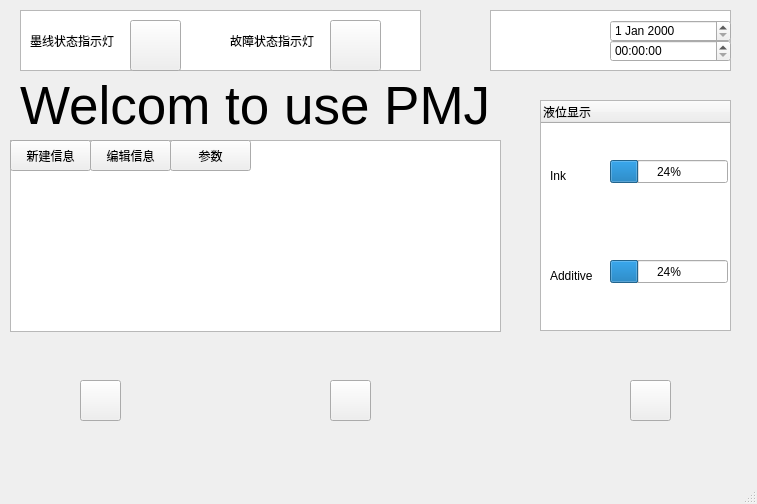
<?xml version="1.0" encoding="UTF-8"?>
<ui version="4.0">
 <class>MainWnd</class>
 <widget class="QMainWindow" name="MainWnd">
  <property name="geometry">
   <rect>
    <x>0</x>
    <y>0</y>
    <width>757</width>
    <height>504</height>
   </rect>
  </property>
  <property name="windowTitle">
   <string>MainWindow</string>
  </property>
  <property name="windowIcon">
   <iconset>
    <normaloff>myappico.ico</normaloff>myappico.ico</iconset>
  </property>
  <widget class="QWidget" name="centralwidget">
   <widget class="QLabel" name="label_wel">
    <property name="geometry">
     <rect>
      <x>20</x>
      <y>70</y>
      <width>471</width>
      <height>71</height>
     </rect>
    </property>
    <property name="font">
     <font>
      <pointsize>40</pointsize>
     </font>
    </property>
    <property name="text">
     <string>Welcom to use PMJ</string>
    </property>
   </widget>
   <widget class="QTextBrowser" name="textBrowser">
    <property name="geometry">
     <rect>
      <x>20</x>
      <y>10</y>
      <width>401</width>
      <height>61</height>
     </rect>
    </property>
   </widget>
   <widget class="QTextBrowser" name="textBrowser_2">
    <property name="geometry">
     <rect>
      <x>490</x>
      <y>10</y>
      <width>241</width>
      <height>61</height>
     </rect>
    </property>
   </widget>
   <widget class="QTimeEdit" name="timeEdit">
    <property name="geometry">
     <rect>
      <x>610</x>
      <y>40</y>
      <width>121</width>
      <height>22</height>
     </rect>
    </property>
   </widget>
   <widget class="QDateEdit" name="dateEdit">
    <property name="geometry">
     <rect>
      <x>610</x>
      <y>20</y>
      <width>121</width>
      <height>22</height>
     </rect>
    </property>
   </widget>
   <widget class="QTreeWidget" name="treeWidget_2">
    <property name="geometry">
     <rect>
      <x>540</x>
      <y>100</y>
      <width>191</width>
      <height>231</height>
     </rect>
    </property>
    <column>
     <property name="text">
      <string>液位显示</string>
     </property>
    </column>
   </widget>
   <widget class="QProgressBar" name="progressBar">
    <property name="geometry">
     <rect>
      <x>610</x>
      <y>160</y>
      <width>118</width>
      <height>23</height>
     </rect>
    </property>
    <property name="value">
     <number>24</number>
    </property>
   </widget>
   <widget class="QProgressBar" name="progressBar_2">
    <property name="geometry">
     <rect>
      <x>610</x>
      <y>260</y>
      <width>118</width>
      <height>23</height>
     </rect>
    </property>
    <property name="value">
     <number>24</number>
    </property>
   </widget>
   <widget class="QLabel" name="label">
    <property name="geometry">
     <rect>
      <x>550</x>
      <y>160</y>
      <width>61</width>
      <height>31</height>
     </rect>
    </property>
    <property name="text">
     <string>Ink</string>
    </property>
   </widget>
   <widget class="QLabel" name="label_2">
    <property name="geometry">
     <rect>
      <x>550</x>
      <y>260</y>
      <width>61</width>
      <height>31</height>
     </rect>
    </property>
    <property name="text">
     <string>Additive</string>
    </property>
   </widget>
   <widget class="QLabel" name="label_3">
    <property name="geometry">
     <rect>
      <x>30</x>
      <y>20</y>
      <width>91</width>
      <height>41</height>
     </rect>
    </property>
    <property name="text">
     <string>墨线状态指示灯</string>
    </property>
   </widget>
   <widget class="QLabel" name="label_4">
    <property name="geometry">
     <rect>
      <x>230</x>
      <y>20</y>
      <width>91</width>
      <height>41</height>
     </rect>
    </property>
    <property name="text">
     <string>故障状态指示灯</string>
    </property>
    <property name="margin">
     <number>0</number>
    </property>
   </widget>
   <widget class="QPushButton" name="pushButton_2">
    <property name="geometry">
     <rect>
      <x>130</x>
      <y>20</y>
      <width>51</width>
      <height>51</height>
     </rect>
    </property>
    <property name="text">
     <string/>
    </property>
    <property name="icon">
     <iconset>
      <normaloff>../bin/debug/绿灯.gif</normaloff>../bin/debug/绿灯.gif</iconset>
    </property>
    <property name="iconSize">
     <size>
      <width>64</width>
      <height>64</height>
     </size>
    </property>
   </widget>
   <widget class="QPushButton" name="pushButton_3">
    <property name="geometry">
     <rect>
      <x>330</x>
      <y>20</y>
      <width>51</width>
      <height>51</height>
     </rect>
    </property>
    <property name="text">
     <string/>
    </property>
    <property name="icon">
     <iconset>
      <normaloff>../bin/debug/红灯.gif</normaloff>../bin/debug/红灯.gif</iconset>
    </property>
    <property name="iconSize">
     <size>
      <width>64</width>
      <height>64</height>
     </size>
    </property>
   </widget>
   <widget class="QPushButton" name="pushButton_7">
    <property name="geometry">
     <rect>
      <x>80</x>
      <y>380</y>
      <width>41</width>
      <height>41</height>
     </rect>
    </property>
    <property name="text">
     <string/>
    </property>
    <property name="icon">
     <iconset>
      <normaloff>../bin/debug/系统.gif</normaloff>../bin/debug/系统.gif</iconset>
    </property>
    <property name="iconSize">
     <size>
      <width>64</width>
      <height>64</height>
     </size>
    </property>
   </widget>
   <widget class="QPushButton" name="pushButton_8">
    <property name="geometry">
     <rect>
      <x>330</x>
      <y>380</y>
      <width>41</width>
      <height>41</height>
     </rect>
    </property>
    <property name="text">
     <string/>
    </property>
    <property name="icon">
     <iconset>
      <normaloff>../bin/debug/用户.gif</normaloff>../bin/debug/用户.gif</iconset>
    </property>
    <property name="iconSize">
     <size>
      <width>64</width>
      <height>64</height>
     </size>
    </property>
   </widget>
   <widget class="QPushButton" name="pushButton_9">
    <property name="geometry">
     <rect>
      <x>630</x>
      <y>380</y>
      <width>41</width>
      <height>41</height>
     </rect>
    </property>
    <property name="text">
     <string/>
    </property>
    <property name="icon">
     <iconset>
      <normaloff>../bin/on.gif</normaloff>../bin/on.gif</iconset>
    </property>
    <property name="iconSize">
     <size>
      <width>64</width>
      <height>64</height>
     </size>
    </property>
   </widget>
   <widget class="QTextBrowser" name="textBrowser_3">
    <property name="geometry">
     <rect>
      <x>10</x>
      <y>140</y>
      <width>491</width>
      <height>192</height>
     </rect>
    </property>
   </widget>
   <widget class="QPushButton" name="pushButton_10">
    <property name="geometry">
     <rect>
      <x>10</x>
      <y>140</y>
      <width>81</width>
      <height>31</height>
     </rect>
    </property>
    <property name="text">
     <string>新建信息</string>
    </property>
    <property name="icon">
     <iconset>
      <normaloff>../bin/debug/文档.gif</normaloff>../bin/debug/文档.gif</iconset>
    </property>
    <property name="iconSize">
     <size>
      <width>24</width>
      <height>24</height>
     </size>
    </property>
   </widget>
   <widget class="QPushButton" name="pushButton_11">
    <property name="geometry">
     <rect>
      <x>90</x>
      <y>140</y>
      <width>81</width>
      <height>31</height>
     </rect>
    </property>
    <property name="text">
     <string>编辑信息</string>
    </property>
    <property name="icon">
     <iconset>
      <normaloff>../bin/debug/编辑.gif</normaloff>../bin/debug/编辑.gif</iconset>
    </property>
    <property name="iconSize">
     <size>
      <width>24</width>
      <height>24</height>
     </size>
    </property>
   </widget>
   <widget class="QPushButton" name="pushButton_12">
    <property name="geometry">
     <rect>
      <x>170</x>
      <y>140</y>
      <width>81</width>
      <height>31</height>
     </rect>
    </property>
    <property name="text">
     <string>参数</string>
    </property>
    <property name="icon">
     <iconset>
      <normaloff>../bin/debug/工具.gif</normaloff>../bin/debug/工具.gif</iconset>
    </property>
    <property name="iconSize">
     <size>
      <width>24</width>
      <height>24</height>
     </size>
    </property>
   </widget>
  </widget>
  <widget class="QMenuBar" name="menubar">
   <property name="geometry">
    <rect>
     <x>0</x>
     <y>0</y>
     <width>757</width>
     <height>23</height>
    </rect>
   </property>
  </widget>
  <widget class="QStatusBar" name="statusbar"/>
 </widget>
 <resources/>
 <connections/>
</ui>
